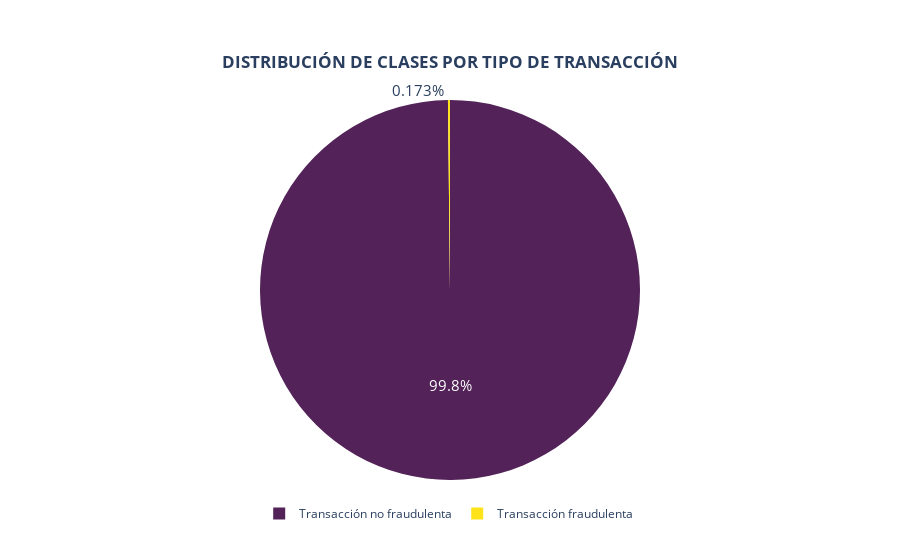

Notebook code for this chart:
### Markdown cell above
# **VISUALIZACIÓN**: Gráfico de PASTEL

### Code cell
# Calcula el recuento de las clases de transacción (no fraudulenta y fraudulenta) y los ordena por índice
class_counts = trans_fraud['Class'].value_counts().sort_index()

# Extrae los valores (recuentos) de las clases
valores = class_counts.values

# Define etiquetas para las clases (0: no fraudulenta, 1: fraudulenta)
# Estas etiquetas se utilizarán en el gráfico para representar cada segmento
etiq =  {0: f"Transacción no fraudulenta", 1: f"Transacción fraudulenta"}

# Crea un gráfico de pastel con Plotly Express
# 'values' representa el tamaño de cada segmento, y 'names' proporciona las etiquetas para cada segmento
fig = px.pie(trans_fraud, values=valores, names=etiq,
             title='<b>DISTRIBUCIÓN DE CLASES POR TIPO DE TRANSACCIÓN</b>',
             color_discrete_sequence=['#522258', '#FFE31A'],
             )

# Ajusta el tamaño del texto del porcentaje en el gráfico para mejorar la visibilidad
fig.update_traces(textinfo='percent', textfont_size=15)

# Centra el título y coloca la leyenda debajo del gráfico
fig.update_layout(
    title_x=0.5,  # Centra el título
    title_y=0.90,  # Ajusta la posición vertical del título
    showlegend=True,  # Activa la leyenda
    legend_orientation="h",  # Pone la leyenda horizontal
    legend_y=-0.05,  # Coloca la leyenda debajo del gráfico
    legend_x=0.2
)

# Muestra el gráfico
fig.show()

### Figure 1 — Plotly figure (JSON) as saved in the notebook; plotly's stock layout.template omitted (floating-point values rounded to 4 significant figures)
{"data": [{"domain": {"x": [0, 1], "y": [0, 1]}, "hovertemplate": "label=%{label}<br>value=%{value}<extra></extra>", "labels": ["Transacción no fraudulenta", "Transacción fraudulenta"], "legendgroup": "", "name": "", "showlegend": true, "textfont": {"size": 15}, "textinfo": "percent", "type": "pie", "values": [284315, 492]}], "layout": {"legend": {"orientation": "h", "tracegroupgap": 0, "x": 0.2, "y": -0.05}, "piecolorway": ["#522258", "#FFE31A"], "showlegend": true, "title": {"text": "<b>DISTRIBUCIÓN DE CLASES POR TIPO DE TRANSACCIÓN</b>", "x": 0.5, "y": 0.9}}}
